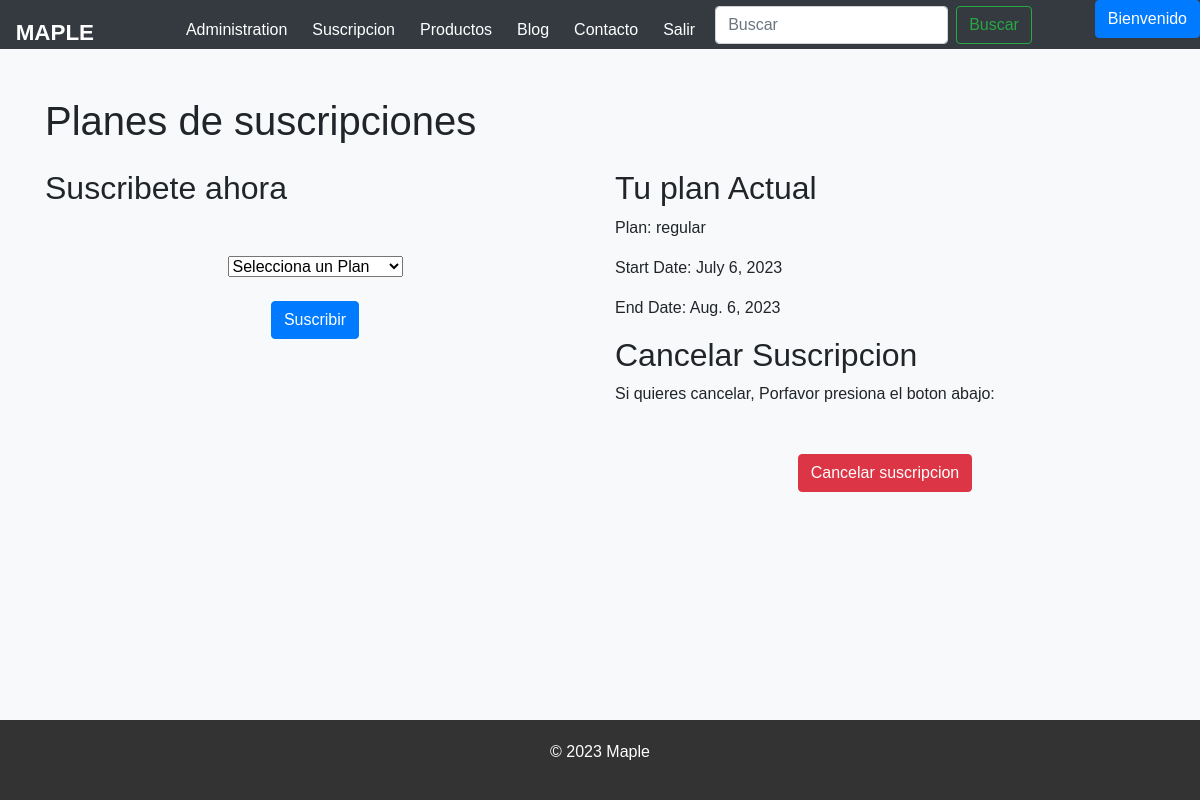
The app's page /subscribe/ (signed in), older data.
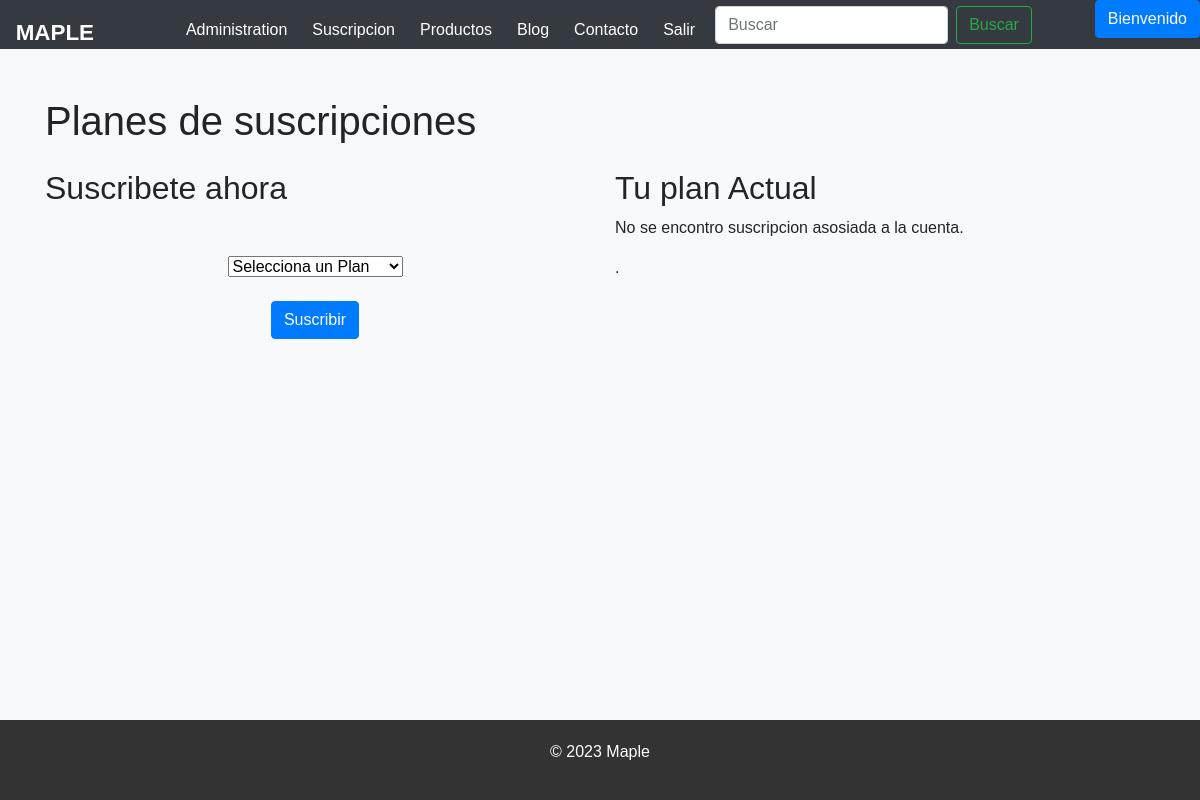
The same page, newer data.
### newPage/models.py (models this page shows, shortened)
class Subscription(models.Model):
    user = models.OneToOneField(settings.AUTH_USER_MODEL, on_delete=models.CASCADE)
    plan = models.ForeignKey(Plan, on_delete=models.CASCADE)
    start_date = models.DateField(auto_now_add=True)
    end_date = models.DateField(null=True, blank=True)

class Plan(models.Model):
    name = models.CharField(max_length=100)
    price = models.DecimalField(max_digits=8, decimal_places=2)
    def __str__(self):
        return self.name

### newPage/views.py (the view, shortened to what this page needs)
# urls.py: path('subscribe/', views.subscribe, name='suscripciones'),
def subscribe(request):
    user = request.user
    try:
        subscription = Subscription.objects.get(user=user)
        plans = Plan.objects.all()
        context = {'subscription': subscription, 'plans': plans}
        return render(request, 'pages/suscripciones.html', context)
    except Subscription.DoesNotExist:
        plans = Plan.objects.all()
        return render(request, 'pages/suscripciones.html', {'plans': plans})

### newPage/context_processor.py (called while the page is built)
def total_carrito(request):
    total = 0
    if request.user.is_authenticated:
        if "carrito" in request.session.keys():
            for key, value in request.session["carrito"].items():
                total += int(value["acumulado"])
    else:
        if "carrito" in request.session.keys():
            for key, value in request.session["carrito"].items():
                total += int(value["acumulado"])
    if request.user.is_authenticated and Subscription.objects.filter(user=request.user).exists():
        total -= total * 0.05
    return {"total_carrito": total}

### newPage/templates/pages/suscripciones.html (shortened to what this page needs)
{% load static %}
<!DOCTYPE html>
<html lang="en">
<head>
  <link rel="stylesheet" href="https://stackpath.bootstrapcdn.com/bootstrap/4.3.1/css/bootstrap.min.css">
  <link type='text/css' rel="stylesheet" href="{% static 'css/suscripciones.css' %}?v=10">
</head>
<body>
  <header>
    {% include 'app/navbar.html' %}
</header>
  <section class="py-5">
    <div class="container">
      <h1 class="mb-4">Planes de suscripciones</h1>
      <div class="row">
        <div class="col-md-6">
          <h2>Suscribete ahora</h2>
          <form method="POST" action="{% url 'suscripciones' %}">
            <select id="plan" name="plan">
              <option value="" disabled selected>Selecciona un Plan</option>
            </select>
            <br>
            {% if request.user.is_authenticated or user.is_superuser %}
            <button type="submit" class="btn btn-primary">Suscribir</button>
            {% else %}
            <p>loguease primero</p>
            {% endif %}
          </form>
        </div>
        <div class="col-md-6">
          <h2>Tu plan Actual</h2>
          {% if subscription %}
            <p>Plan: {{ subscription.plan }}</p>
            <p>Start Date: {{ subscription.start_date }}</p>
            <p>End Date: {{ subscription.end_date }}</p>
          {% else %}
            <p>No se encontro suscripcion asosiada a la cuenta.</p>
          {% endif %}
          {% if subscription %}
          <h2>Cancelar Suscripcion</h2>
          <p>Si quieres cancelar, Porfavor presiona el boton abajo:</p>
          <form method="post" action="{% url 'unsubscribe' %}">
            <button class="btn btn-danger" type="submit">Cancelar suscripcion</button>
          </form>
          {% else %}
            <p>.</p>
          {% endif %}
        </div>
      </div>
    </div>
  </section>
<footer>
  <p>&copy; 2023 Maple</p>
</footer>
</body>
</html>

Row changes from the older to the newer data that the page shows:
removed Subscription: plan "regular", start_date "July 6, 2023", end_date "Aug. 6, 2023"
Text that changed along with them:
text no longer shown: "Plan: Start Date: End Date: Cancelar Suscripcion Si quieres cancelar, Porfavor presiona el boton abajo: Cancelar suscripcion"
text now shown: "No se encontro suscripcion asosiada a la cuenta. ."
